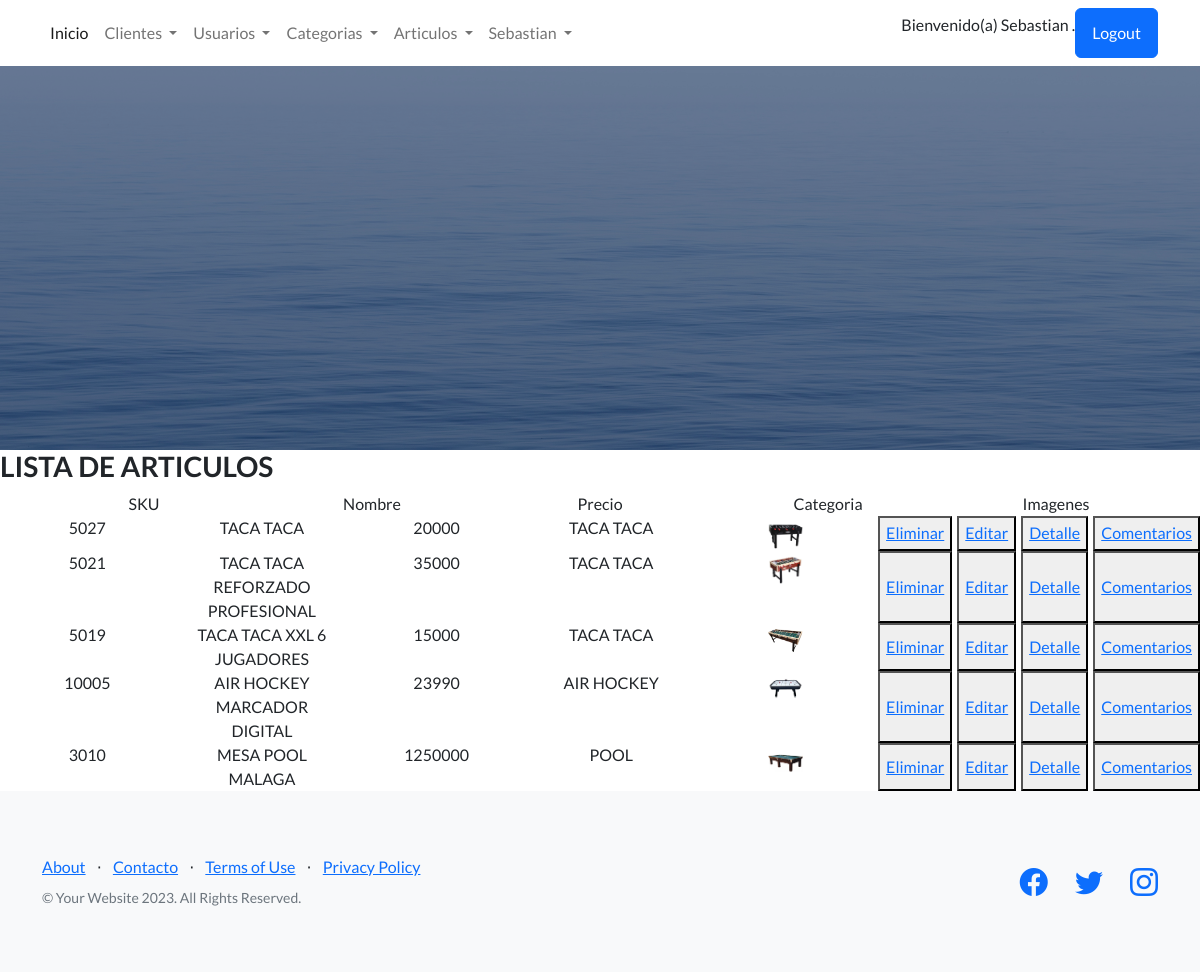
Before: /app-coder/articulo-list/ (signed in) with the older database file.
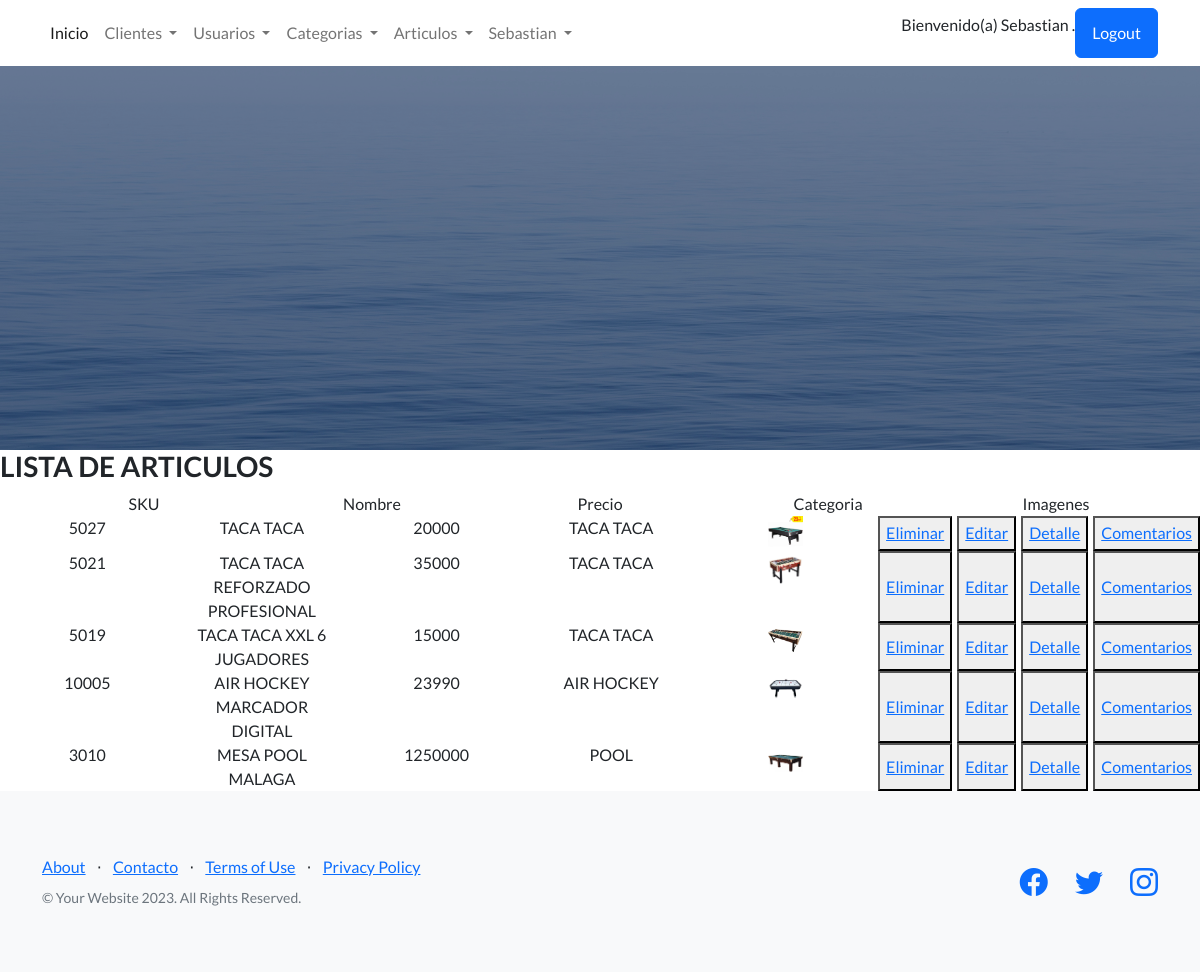
After: the same page with the newer database file.
### AppCoder/models.py (models this page shows, shortened)
class Articulos(models.Model):
    sku = models.CharField(max_length=10,null=False,blank=False)
    nombre = models.CharField(max_length=40,null=False,blank=False)
    precio = models.IntegerField()
    imagen = models.ImageField(upload_to='imagenes', null=True, blank=True)
    id_categoria = models.ForeignKey(Categorias, on_delete=models.CASCADE,null=False,blank=False)

class Categorias(models.Model):
    nombreCategoria = models.CharField(max_length=40,null=False,blank=False)
    ubicacion = models.CharField(max_length=40, blank=True, null=True)
    def __str__(self):
        return f'{self.nombreCategoria}'

### AppCoder/views.py (the view)
# urls.py: path('articulo-list/', Articulo_List, name="ListarArticulos"),
@login_required
def Articulo_List(req):
    datos = Articulos.objects.all()
    print('method', req.method)
    print('GET', req.GET)
    print({datos.values('imagen')})
    return render(req, "articulos_list.html", {"lista_articulos": datos})

### AppCoder/templates/articulos_list.html
{% extends 'inicio.html' %}
{% block contenidoQuecambia %}
<h3>LISTA DE ARTICULOS</h3>
<div class="container text-center">
  <div class="row">
    <div class="col">
      SKU
    </div>
    <div class="col">
      Nombre
    </div>
    <div class="col">
        Precio
    </div>
    <div class="col">
        Categoria
    </div>
    <div class="col">
      Imagenes
    </div>
  </div>
</div>
  {% for articulos in lista_articulos %}
      <div  style="display: flex; column-gap: 5px;">
        <div class="container text-center">
          <div class="row">
            <div class="col">
              {{articulos.sku}}
            </div>
            <div class="col">
              {{articulos.nombre}}
            </div>
            <div class="col">
                {{articulos.precio}}
            </div>
            <div class="col">
                {{articulos.id_categoria}}
            </div>
             <div class="col">
              <img height="35px" src="{{articulos.imagen.url}}" alt="Imagen"/>
            </div>
          </div>
        </div>
          <button>
            <a href="{% url 'EliminarArticulos' articulos.id %}" > Eliminar </a>
          </button>
          <button>
            <a href="{% url 'EditarArticulos' articulos.id %}" > Editar </a>
          </button>
          <button>
            <a href="{% url 'DetalleArticulos' articulos.id %}" > Detalle </a>
          </button>
          <button>
            <a href="{% url 'ComentarioArticulo' articulos.id %}" > Comentarios </a>
          </button>
      </div>
  {% endfor %}
{% endblock contenidoQuecambia %}

Changed rows visible on the page:
changed Articulos (number 1 of 5 on the later page): imagen: a different picture
